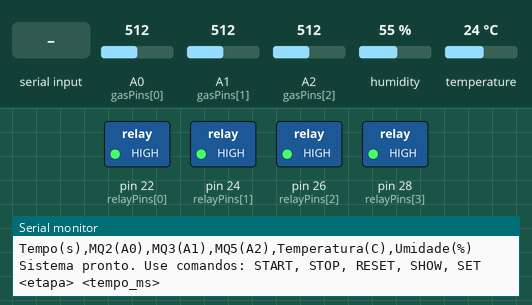
Recording of a sketch running on a simulated Arduino Mega 2560, built with avr-gcc and run on an emulated ATmega2560. Parts: switched loads named in the sketch (green lamp = pin HIGH), the last lines printed to the serial monitor. Inputs (shaded band) come from the test bench; at power-on: A0 (gasPins[0]) = 512, A1 (gasPins[1]) = 512, A2 (gasPins[2]) = 512, humidity 55 %, temperature 24 °C.

Above: at 1.2 s.
1.3 s: "START\n" received over Serial
At 2.4 s:
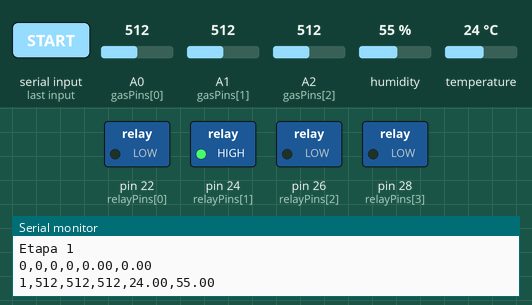
2.8 s: "STOP\n" received over Serial
At 3.5 s:
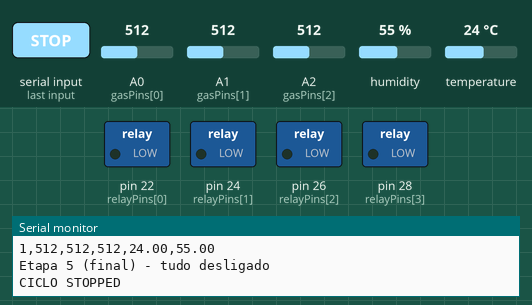
Timing chart, 0 to 5.8 s (numbered marks = the images above; inputs shaded):
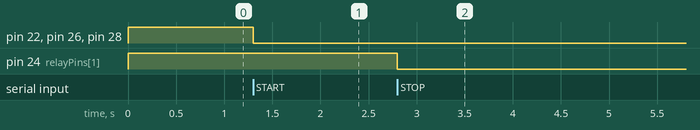

Measured:
- after the input at 1.3 s, pin 22 (relayPins[0]), pin 26 (relayPins[2]), pin 28 (relayPins[3]): HIGH → LOW at once
- after the input at 2.8 s, pin 22 (relayPins[0]): stays LOW (without the input it goes to HIGH after 8.5 s); pin 24 (relayPins[1]): HIGH → LOW after 0.00 s instead of 8.5 s

The sketch:

megaPyhtonSerial.ino
```cpp
#include <Wire.h>
#include "ClosedCube_HDC1080.h"

ClosedCube_HDC1080 hdc1080;

// ---------- PINOS ----------
#define RELAY_COUNT 4
const uint8_t relayPins[RELAY_COUNT] = {22, 24, 26, 28}; // V1, V2, V3, BOMBA
#define V1 0
#define V2 1
#define V3 2
#define BOMBA 3

#define GAS_PINS_COUNT 3
const uint8_t gasPins[GAS_PINS_COUNT] = {A0, A1, A2};

// ---------- VARIÁVEIS ----------
volatile int gasReadings[GAS_PINS_COUNT];
float tempReading = 0.0;
float humReading = 0.0;

volatile bool cicloAtivo = false;
volatile bool cicloFinalizado = false;

unsigned long tempoTotal = 0;
unsigned long ultimaLeituraSec = 0;

// Durações das etapas (ms)
unsigned long stageDurations[6] = {0UL, 10000UL, 10000UL, 10000UL, 10000UL, 10000UL};

unsigned long lastStageTime = 0;
uint8_t currentStage = 0;

// Flags de sincronização
volatile bool gasReadFlag = false;
volatile uint8_t gasIndexISR = 0;
volatile uint8_t gasISRCount = 0;
volatile bool tempHumFlag = false;

// ---------- SETUP ----------
void setup() {
  Serial.begin(115200);
  while (!Serial) {}

  Serial.println("Tempo(s),MQ2(A0),MQ3(A1),MQ5(A2),Temperatura(C),Umidade(%)");

  Wire.begin();
  hdc1080.begin(0x40);

  for (int i = 0; i < RELAY_COUNT; i++) {
    pinMode(relayPins[i], OUTPUT);
    digitalWrite(relayPins[i], HIGH);
  }

  // Configura Timer1 para 250 ms
  noInterrupts();
  TCCR1A = 0;
  TCCR1B = (1 << WGM12);
  TCCR1B |= (1 << CS11) | (1 << CS10); // prescaler = 64
  OCR1A = 62499;
  TIMSK1 |= (1 << OCIE1A);
  interrupts();

  lastStageTime = millis();

  Serial.println("Sistema pronto. Use comandos: START, STOP, RESET, SHOW, SET <etapa> <tempo_ms>");
}

// ---------- ISR Timer1 ----------
ISR(TIMER1_COMPA_vect) {
  if (cicloAtivo && !cicloFinalizado) {
    gasReadFlag = true;
    gasIndexISR = (gasIndexISR + 1) % GAS_PINS_COUNT;

    gasISRCount++;
    if (gasISRCount >= GAS_PINS_COUNT) {
      gasISRCount = 0;
      tempHumFlag = true;
    }
  }
}

// ---------- LOOP ----------
void loop() {
  // --------- COMANDOS SERIAL ---------
  if (Serial.available()) {
    String cmd = Serial.readStringUntil('\n');
    cmd.trim();

    if (cmd.startsWith("SET")) {
      int etapa, tempo;
      if (sscanf(cmd.c_str(), "SET %d %d", &etapa, &tempo) == 2) {
        if (etapa >= 0 && etapa < 6) {
          stageDurations[etapa] = tempo;
          Serial.print("Etapa ");
          Serial.print(etapa);
          Serial.print(" tempo atualizado para ");
          Serial.print(tempo);
          Serial.println(" ms");
        } else {
          Serial.println("Erro: etapa deve ser 0 a 5");
        }
      } else {
        Serial.println("Uso: SET <etapa> <tempo_ms>");
      }
    }
    else if (cmd == "SHOW") {
      Serial.println("Tempos atuais (ms):");
      for (int i = 0; i < 6; i++) {
        Serial.print("Etapa "); Serial.print(i);
        Serial.print(": "); Serial.println(stageDurations[i]);
      }
    }
    else if (cmd == "START" && !cicloAtivo && !cicloFinalizado) {
      cicloAtivo = true;
      cicloFinalizado = false;
      currentStage = 0;
      lastStageTime = millis();
      tempoTotal = 0;
      aplicarEtapa(currentStage);
      Serial.println("CICLO STARTED");
    }
    else if (cmd == "STOP") {
      cicloAtivo = false;
      cicloFinalizado = true;
      aplicarEtapa(5);
      Serial.println("CICLO STOPPED");
    }
    else if (cmd == "RESET") {
      cicloAtivo = false;
      cicloFinalizado = false;
      currentStage = 0;
      tempoTotal = 0;
      aplicarEtapa(5);
      Serial.println("RESET");
    }
  }

  // --------- LEITURA DE SENSORES ---------
  static uint8_t nextToRead = 0;
  if (gasReadFlag) {
    uint8_t idx = nextToRead % GAS_PINS_COUNT;
    gasReadings[idx] = analogRead(gasPins[idx]);
    nextToRead = (nextToRead + 1) % GAS_PINS_COUNT;
    gasReadFlag = false;
  }

  if (tempHumFlag) {
    tempReading = hdc1080.readTemperature();
    humReading = hdc1080.readHumidity();
    tempHumFlag = false;
  }

  // --------- CONTROLE DE ETAPAS ---------
  if (cicloAtivo && !cicloFinalizado) {
    unsigned long agora = millis();
    if (agora - lastStageTime >= stageDurations[currentStage]) {
      currentStage++;
      lastStageTime = agora;

      if (currentStage < 6) {
        aplicarEtapa(currentStage);
      } else {
        aplicarEtapa(5);
        cicloAtivo = false;
        cicloFinalizado = true;
        Serial.println("CICLO FINALIZADO");
      }
    }

    // Envia dados CSV a cada 1s
    if (agora - ultimaLeituraSec >= 1000) {
      ultimaLeituraSec = agora;
      Serial.print(tempoTotal); Serial.print(",");
      Serial.print(gasReadings[0]); Serial.print(",");
      Serial.print(gasReadings[1]); Serial.print(",");
      Serial.print(gasReadings[2]); Serial.print(",");
      Serial.print(tempReading); Serial.print(",");
      Serial.println(humReading);
      tempoTotal++;
    }
  }

  delay(1);
}

// ---------- CONTROLE DE RELÉS ----------
void aplicarEtapa(uint8_t etapa) {
  switch (etapa) {
    case 0:
      digitalWrite(relayPins[V1], LOW);
      digitalWrite(relayPins[V2], LOW);
      digitalWrite(relayPins[V3], LOW);
      digitalWrite(relayPins[BOMBA], LOW);
      Serial.println("Etapa 0");
      break;

    case 1:
      digitalWrite(relayPins[V1], LOW);
      digitalWrite(relayPins[V2], HIGH);
      digitalWrite(relayPins[V3], LOW);
      digitalWrite(relayPins[BOMBA], LOW);
      Serial.println("Etapa 1");
      break;

    case 2:
      digitalWrite(relayPins[V1], HIGH);
      digitalWrite(relayPins[V2], LOW);
      digitalWrite(relayPins[V3], LOW);
      digitalWrite(relayPins[BOMBA], LOW);
      Serial.println("Etapa 2");
      break;

    case 3:
      digitalWrite(relayPins[V1], HIGH);
      digitalWrite(relayPins[V2], HIGH);
      digitalWrite(relayPins[V3], HIGH);
      digitalWrite(relayPins[BOMBA], HIGH);
      Serial.println("Etapa 3");
      break;

    case 4:
      digitalWrite(relayPins[V1], LOW);
      digitalWrite(relayPins[V2], HIGH);
      digitalWrite(relayPins[V3], HIGH);
      digitalWrite(relayPins[BOMBA], HIGH);
      Serial.println("Etapa 4");
      break;

    case 5:
      digitalWrite(relayPins[V1], LOW);
      digitalWrite(relayPins[V2], LOW);
      digitalWrite(relayPins[V3], LOW);
      digitalWrite(relayPins[BOMBA], LOW);
      Serial.println("Etapa 5 (final) - tudo desligado");
      break;

    default:
      digitalWrite(relayPins[V1], LOW);
      digitalWrite(relayPins[V2], LOW);
      digitalWrite(relayPins[V3], LOW);
      digitalWrite(relayPins[BOMBA], LOW);
      Serial.println("Etapa desconhecida - tudo desligado");
      break;
  }
}
```
